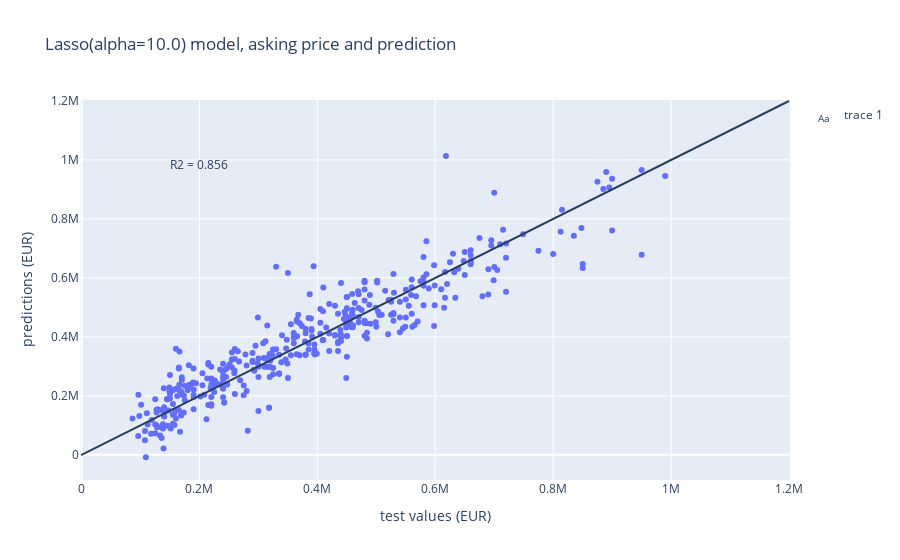

This figure's notebook cell:
### Code cell
graphmaker(grid_search_lasso, X_test, y_test)

### Figure 1 — Plotly figure (JSON) as saved in the notebook; plotly's stock layout.template omitted (floating-point values rounded to 4 significant figures; data arrays with more than 128 entries replaced by an {"elided": "..."} marker saying what was removed)
{"data": [{"hovertemplate": "test values (EUR)=%{x}<br>predictions (EUR)=%{y}<extra></extra>", "legendgroup": "", "marker": {"color": "#636efa", "symbol": "circle"}, "mode": "markers", "name": "", "orientation": "v", "showlegend": false, "type": "scatter", "x": {"elided": "401 int values"}, "xaxis": "x", "y": {"elided": "401 float values"}, "yaxis": "y"}, {"mode": "text", "text": ["R2 = 0.856"], "textposition": "bottom center", "type": "scatter", "x": [200000], "y": [1000000]}], "layout": {"legend": {"tracegroupgap": 0}, "shapes": [{"type": "line", "x0": -1000, "x1": 1200000, "xref": "x", "y0": -1000, "y1": 1200000, "yref": "y"}], "title": {"text": "Lasso(alpha=10.0) model, asking price and prediction"}, "xaxis": {"anchor": "y", "domain": [0, 1], "title": {"text": "test values (EUR)"}}, "yaxis": {"anchor": "x", "domain": [0, 1], "title": {"text": "predictions (EUR)"}}}}
